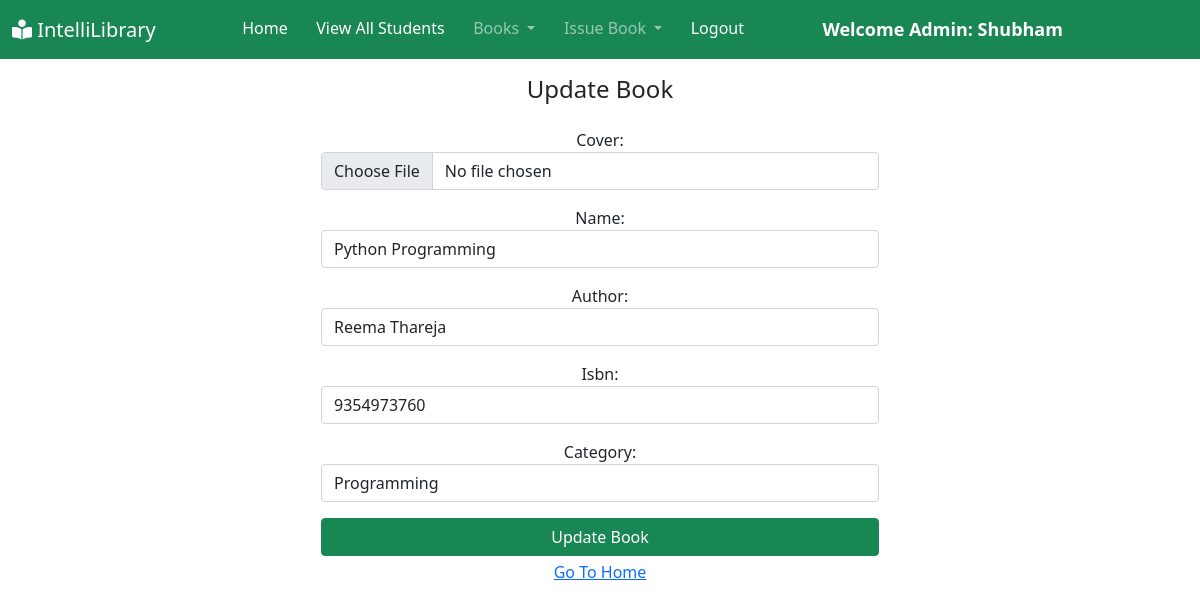
Screenshot of /book_update/1 (signed in) with the database file from the repository.
### library/models.py (models this page shows, shortened)
class Book(models.Model):
    cover = models.ImageField(upload_to="",blank=True)
    name = models.CharField(max_length=200)
    author = models.CharField(max_length=200)
    isbn = models.PositiveIntegerField()
    category = models.CharField(max_length=50)

### library/views.py (the view)
# urls.py: path("book_update/<int:id>",views.book_update,name="book_update"),
@login_required(login_url = '/admin_login')
def book_update(request,id):
    up_book = Book.objects.get(id=id)
    form = BookUpdateForm(request.POST or None,request.FILES or None ,instance=up_book)
    if form.is_valid():
         form.save()
         return redirect('view_books')
    return render(request,'book_update.html',{'up_book':up_book,'form':form})

### library/forms.py
class BookUpdateForm(ModelForm):
    class Meta:
        model = Book
        fields = ('cover','name','author','isbn','category')
        widgets={
            'cover': forms.FileInput(attrs={'class':'form-control w-50'}),
            'name': forms.TextInput(attrs={'class':'form-control w-50'}),
            'author': forms.TextInput(attrs={'class':'form-control w-50'}),
            'isbn': forms.TextInput(attrs={'class':'form-control w-50'}),
            'category': forms.TextInput(attrs={'class':'form-control w-50'}),
        }

### library/templates/book_update.html (shortened to what this page needs)
{% extends 'admin_navbar.html' %}
{% load static %}
{% block body %}
<div class="container">
  <h4 class="text-center mt-3 mb-4">Update Book</h4>
  <center>
    <form method="POST" enctype="multipart/form-data">
      {{form.as_p}}
      <input
        type="submit"
        value="Update Book"
        name="update_book"
        class="btn btn-success w-50 mb-1"
      />
    </form>
    <a href="/adminhome/" class="text-center">Go To Home</a>
  </center>
</div>
{% endblock %}

### library/templates/admin_navbar.html (shortened to what this page needs)
{% load static %}
<!DOCTYPE html>
<html lang="en">
  <head>
    <link
      href="https://cdn.jsdelivr.net/npm/bootstrap@5.1.0/dist/css/bootstrap.min.css"
      rel="stylesheet"
    />
    <link
      rel="stylesheet"
      href="https://cdnjs.cloudflare.com/ajax/libs/font-awesome/6.5.2/css/all.min.css"
    />
    <link
      rel="stylesheet"
      href="https://cdn.datatables.net/1.10.25/css/jquery.dataTables.min.css"
    />
    <link
      rel="stylesheet"
      href="https://cdn.datatables.net/buttons/1.7.1/css/buttons.dataTables.min.css"
    />
  </head>
  <body>
    <nav class="navbar navbar-expand-lg navbar-dark bg-success">
      <div class="container-fluid">
        <a class="navbar-brand" href="#"
          ><i class="fa-solid fa-book-open-reader"></i> IntelliLibrary</a
        >
        <div class="collapse navbar-collapse" id="navbarSupportedContent">
          <ul class="navbar-nav me-auto mb-2 mb-lg-0">
            <li class="nav-item">
              <a class="nav-link active" aria-current="page" href="/adminhome/"
                >Home</a
              >
            </li>
            <li class="nav-item">
              <a
                class="nav-link active"
                aria-current="page"
                href="/view_students/"
                >View All Students</a
              >
            </li>
            <li class="nav-item dropdown">
              <a
                class="nav-link dropdown-toggle"
                href="#"
                id="navbarDropdown"
                role="button"
                data-bs-toggle="dropdown"
                aria-expanded="false"
              >
                Books
              </a>
            </li>
            <li class="nav-item dropdown">
              <a
                class="nav-link dropdown-toggle"
                href="#"
                id="navbarDropdown"
                role="button"
                data-bs-toggle="dropdown"
                aria-expanded="false"
              >
                Issue Book
              </a>
            </li>
            <li class="nav-item">
              <a class="nav-link active" aria-current="page" href="/logout/"
                >Logout</a
              >
            </li>
            <li class="nav-item">
              <a
                style="
                  font-weight: 600;
                  font-family: 'Segoe UI', Tahoma, Geneva, Verdana, sans-serif;
                  font-size: large;
                "
                class="nav-link active"
                href="#"
                >Welcome Admin: {{request.user}}</a
              >
            </li>
          </ul>
        </div>
      </div>
    </nav>
    {% block body %} {% endblock %}
  </body>
</html>

### rows the page displays
Book: name "Python Programming", author "Reema Thareja", isbn "9354973760", category "Programming"

### other values shown
{{ request.user }} "Shubham"
